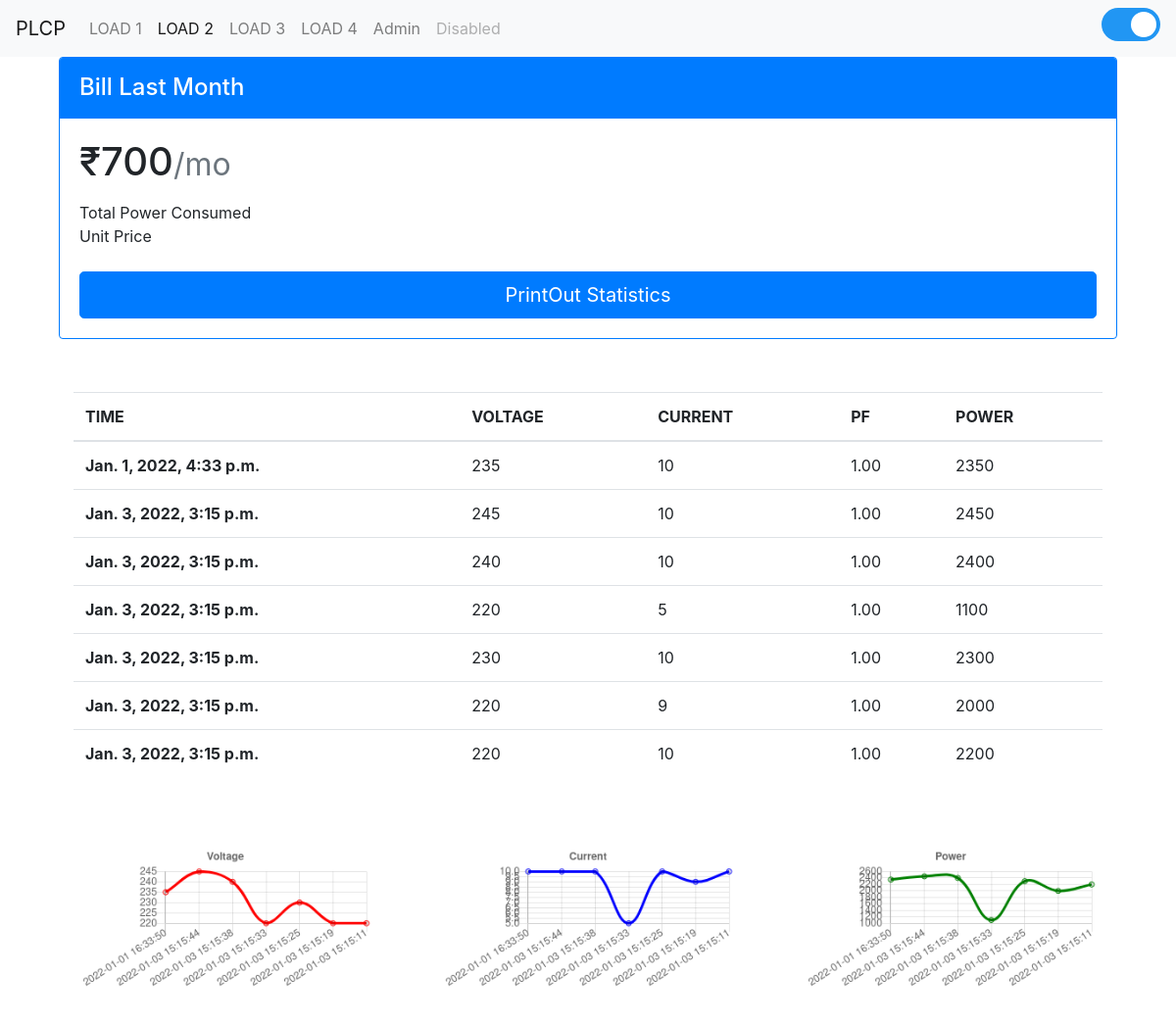
The page /2 on the database as committed earlier.
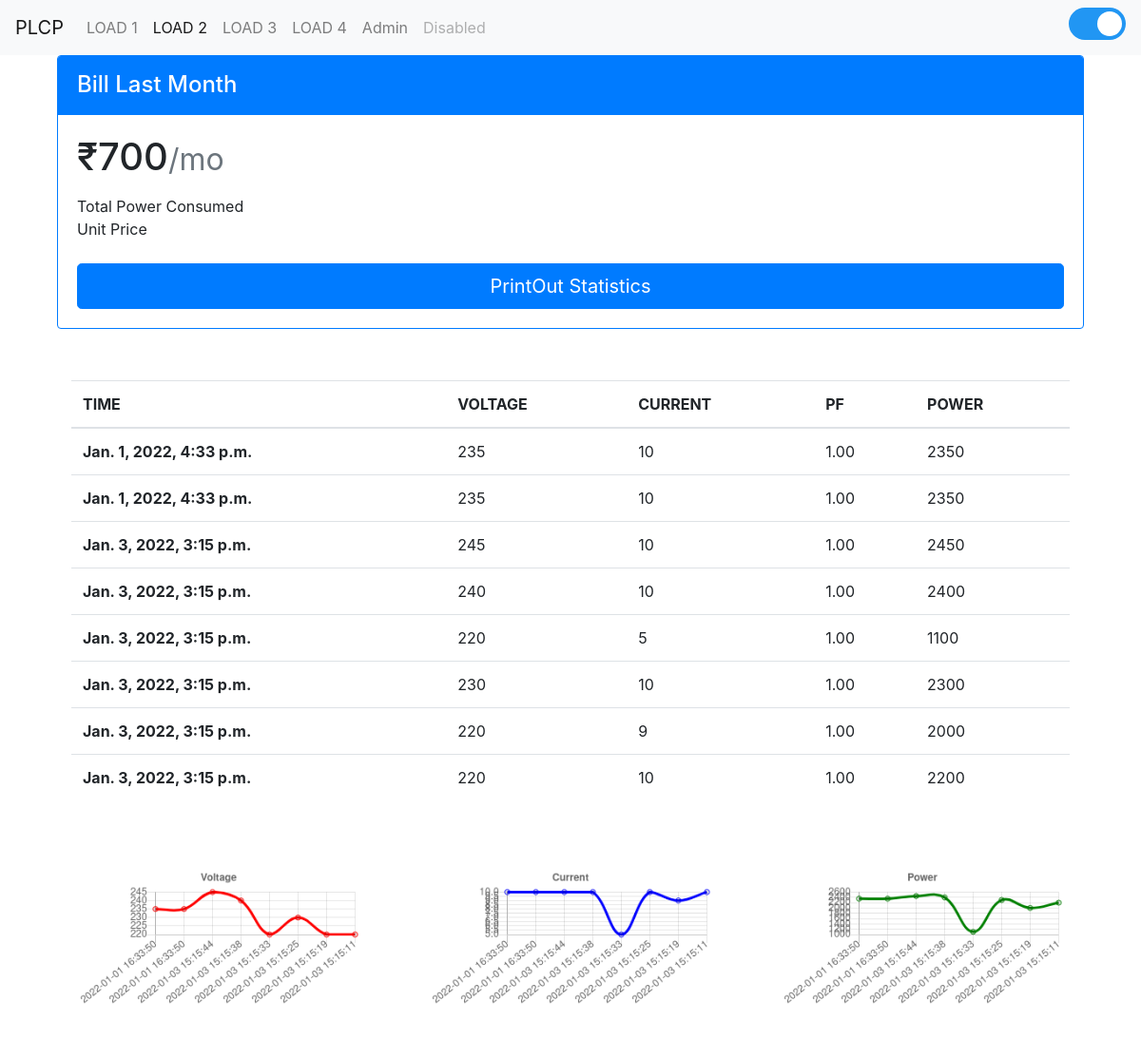
The same page on the database as committed later.
### main/models.py (models this page shows)
class plcp(models.Model):
	dt = models.DateTimeField()
	Voltage = models.IntegerField()
	Current = models.IntegerField()
	Power = models.IntegerField()
	pf = models.DecimalField(max_digits=3,decimal_places=2,default=1.00)

### main/views.py (the view)
# urls.py: path('2',views.load2,name="load2"),
def load2(request):
	data=plcp.objects.all().order_by('-pk')
	dtt=[]
	V=[]
	I=[]
	P=[]
	for i in data:
		dtt.append(str(i.dt))
		V.append(i.Voltage)
		I.append(i.Current)
		P.append(i.Power)
	return render(request,'load2.html',{'data':data,'V':V,'I':I,'dtt':dtt,'P':P})

### main/templates/load2.html (shortened to what this page needs)
<!doctype html>
<html lang="en">
  <head>
    <link rel="stylesheet" href="https://maxcdn.bootstrapcdn.com/bootstrap/4.0.0/css/bootstrap.min.css">
    <link rel="stylesheet" href="static/main.css">
  </head>
  <body>
    <nav class="navbar navbar-expand-lg navbar-light bg-light">
  <a class="navbar-brand" href="#">PLCP</a>
  <div class="collapse navbar-collapse" id="navbarSupportedContent">
    <ul class="navbar-nav mr-auto">
      <li class="nav-item">
        <a class="nav-link" href="home">LOAD 1</a>
      </li>
      <li class="nav-item active">
        <a class="nav-link" href="/2">LOAD 2<span class="sr-only">(current)</span></a>
      </li>
      <li class="nav-item">
        <a class="nav-link" href="/3">LOAD 3</a>
      </li>
      <li class="nav-item">
        <a class="nav-link" href="/4">LOAD 4</a>
      </li>
      <li class="nav-item">
        <a class="nav-link" href="/admin">Admin</a>
      </li>
      <li class="nav-item">
        <a class="nav-link disabled" href="#">Disabled</a>
      </li>
    </ul>
    <label class="switch">
  <span class="slider round"></span>
  </label>
  </div>
</nav>
<div class="container">
        <div class="col">
        <div class="card mb-4 rounded-3 shadow-sm border-primary">
          <div class="card-header py-3 text-white bg-primary border-primary">
            <h4 class="my-0 fw-normal">Bill Last Month</h4>
          </div>
          <div class="card-body">
            <h1 class="card-title pricing-card-title">&#8377;700<small class="text-muted fw-light">/mo</small></h1>
            <ul class="list-unstyled mt-3 mb-4">
              <li>Total Power Consumed</li>
              <li>Unit Price</li>
            </ul>
            <a href="/data_csv"><button type="button"  class="w-100 btn btn-lg btn-primary">PrintOut Statistics</button></a>
        </div>
      </div>
 </div>
<div class="container" style="padding:30px;">
<table class="table" >
  <thead>
    <tr>
     <th scope="col">TIME</th>
      <th scope="col">VOLTAGE</th>
      <th scope="col">CURRENT</th>
      <th scope="col">PF</th>
      <th scope="col">POWER</th>
    </tr>
  </thead>
  <tbody>
  {%for i in data %}
    <tr>
      <th scope="row">{{i.dt}}</th>
      <td>{{i.Voltage}}</td>
      <td>{{i.Current}}</td>
      <td>{{i.pf}}</td>
      <td>{{i.Power}}</td>
    </tr>
	{% endfor %}
  </tbody>
</table>
</div>
<div class="container">
  <div class="row">
    <div class="col-sm">
     <p align="center">
	<canvas id="Voltage" style="width:100%;max-width:700px;padding:20px;"></canvas>
	</p>
    </div>
    <div class="col-sm">
      <p align="center">
	<canvas id="Current" style="width:100%;max-width:700px;padding:20px;"></canvas>
	</p>
    </div>
    <div class="col-sm">
      <p align="center">
	<canvas id="Power" style="width:100%;max-width:700px;padding:20px;"></canvas>
	</p>
    </div>
  </div>
</div>
	<script>
	var xValues = [];
	{% for i in dtt %}
		xValues.push(String("{{i}}"));
		{% endfor %}
		new Chart("Voltage", {
		  type: "line",
		  data: {
			labels: xValues,
			datasets: [{
			  data:{{V}},
			  borderColor: "red",
			  fill: false
			},]
		  },
		  options: {
			legend: {display: false},
			title: {
      display: true,
      text: "Voltage"
    }
		  }
		});
		new Chart("Current", {
		  type: "line",
		  data: {
			labels: xValues,
			datasets: [{
			  data: {{I}},
			  borderColor: "blue",
			  fill: false
			}]
		  },
		  options: {
			legend: {display: false},
			title: {
      display: true,
      text: "Current"
    }
		  }
		});
		new Chart("Power", {
		  type: "line",
		  data: {
			labels: xValues,
			datasets: [{
			  data: {{ P }},
			  borderColor: "green",
			  fill: false
			},]
		  },
		  options: {
			legend: {display: false},
			title: {
      display: true,
      text: "Power"
    }
		  }
		});
	</script>
  </body>
</html>

Rows that differ between the two databases and show on the page:
added plcp: dt "Jan. 1, 2022, 4:33 p.m.", Voltage "235", Current "10", pf "1.00", Power "2350"
Other text that changed with them:
chart data {{ V }}: [235, 245, 240, 220, 230, 220, 220] → [235, 235, 245, 240, 220, 230, 220, 220]
chart data {{ I }}: [10, 10, 10, 5, 10, 9, 10] → [10, 10, 10, 10, 5, 10, 9, 10]
chart data {{ P }}: [2350, 2450, 2400, 1100, 2300, 2000, 2200] → [2350, 2350, 2450, 2400, 1100, 2300, 2000, 2200]
